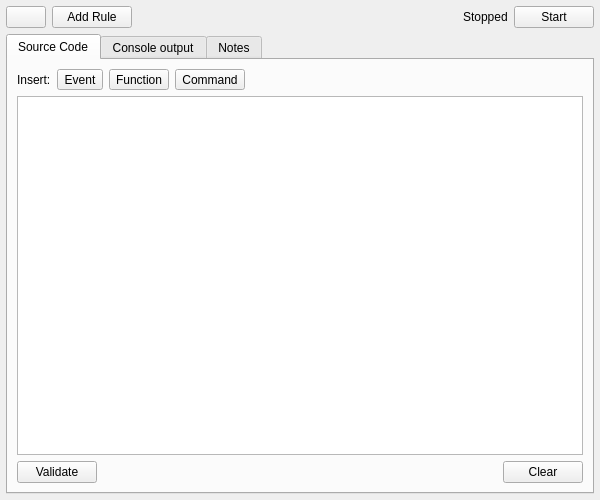
<?xml version="1.0" encoding="UTF-8"?>
<ui version="4.0">
 <class>ScriptWidget</class>
 <widget class="QWidget" name="ScriptWidget">
  <property name="geometry">
   <rect>
    <x>0</x>
    <y>0</y>
    <width>600</width>
    <height>500</height>
   </rect>
  </property>
  <property name="windowTitle">
   <string>Form</string>
  </property>
  <layout class="QGridLayout" name="gridLayout">
   <property name="leftMargin">
    <number>6</number>
   </property>
   <property name="topMargin">
    <number>6</number>
   </property>
   <property name="rightMargin">
    <number>6</number>
   </property>
   <property name="bottomMargin">
    <number>6</number>
   </property>
   <item row="0" column="0">
    <layout class="QHBoxLayout" name="horizontalLayout_2">
     <item>
      <widget class="QPushButton" name="scriptSave">
       <property name="text">
        <string/>
       </property>
       <property name="icon">
        <iconset resource="../QtResource.qrc">
         <normaloff>:/Resources/Save.png</normaloff>:/Resources/Save.png</iconset>
       </property>
      </widget>
     </item>
     <item>
      <widget class="QPushButton" name="ruleAddButton">
       <property name="sizePolicy">
        <sizepolicy hsizetype="Preferred" vsizetype="Fixed">
         <horstretch>0</horstretch>
         <verstretch>0</verstretch>
        </sizepolicy>
       </property>
       <property name="minimumSize">
        <size>
         <width>60</width>
         <height>0</height>
        </size>
       </property>
       <property name="accessibleName">
        <string>TR00027</string>
       </property>
       <property name="text">
        <string>Add Rule</string>
       </property>
      </widget>
     </item>
     <item>
      <spacer name="horizontalSpacer">
       <property name="orientation">
        <enum>Qt::Horizontal</enum>
       </property>
       <property name="sizeHint" stdset="0">
        <size>
         <width>0</width>
         <height>0</height>
        </size>
       </property>
      </spacer>
     </item>
     <item>
      <widget class="QLabel" name="stateLabel">
       <property name="text">
        <string>Stopped</string>
       </property>
      </widget>
     </item>
     <item>
      <widget class="QPushButton" name="buttonStartStop">
       <property name="text">
        <string>Start</string>
       </property>
       <property name="shortcut">
        <string>Ctrl+F5</string>
       </property>
      </widget>
     </item>
    </layout>
   </item>
   <item row="1" column="0">
    <widget class="QTabWidget" name="scriptTabWidget">
     <property name="tabPosition">
      <enum>QTabWidget::North</enum>
     </property>
     <property name="currentIndex">
      <number>0</number>
     </property>
     <widget class="QWidget" name="tab">
      <attribute name="title">
       <string>Source Code</string>
      </attribute>
      <layout class="QGridLayout" name="gridLayout_2">
       <item row="1" column="0" colspan="2">
        <widget class="QPlainTextEdit" name="sourceCode"/>
       </item>
       <item row="0" column="0" colspan="2">
        <layout class="QHBoxLayout" name="horizontalLayout">
         <item>
          <widget class="QLabel" name="label">
           <property name="sizePolicy">
            <sizepolicy hsizetype="Maximum" vsizetype="Preferred">
             <horstretch>0</horstretch>
             <verstretch>0</verstretch>
            </sizepolicy>
           </property>
           <property name="accessibleName">
            <string>SCRIPT_INSERT</string>
           </property>
           <property name="text">
            <string>Insert:</string>
           </property>
          </widget>
         </item>
         <item>
          <widget class="QToolButton" name="insertEvents">
           <property name="sizePolicy">
            <sizepolicy hsizetype="Preferred" vsizetype="Maximum">
             <horstretch>0</horstretch>
             <verstretch>0</verstretch>
            </sizepolicy>
           </property>
           <property name="mouseTracking">
            <bool>true</bool>
           </property>
           <property name="accessibleName">
            <string/>
           </property>
           <property name="text">
            <string>Event</string>
           </property>
           <property name="popupMode">
            <enum>QToolButton::InstantPopup</enum>
           </property>
          </widget>
         </item>
         <item>
          <widget class="QToolButton" name="insertFunction">
           <property name="sizePolicy">
            <sizepolicy hsizetype="Preferred" vsizetype="Maximum">
             <horstretch>0</horstretch>
             <verstretch>0</verstretch>
            </sizepolicy>
           </property>
           <property name="mouseTracking">
            <bool>true</bool>
           </property>
           <property name="accessibleName">
            <string/>
           </property>
           <property name="text">
            <string>Function</string>
           </property>
           <property name="popupMode">
            <enum>QToolButton::InstantPopup</enum>
           </property>
          </widget>
         </item>
         <item>
          <widget class="QToolButton" name="insertCommand">
           <property name="sizePolicy">
            <sizepolicy hsizetype="Preferred" vsizetype="Maximum">
             <horstretch>0</horstretch>
             <verstretch>0</verstretch>
            </sizepolicy>
           </property>
           <property name="mouseTracking">
            <bool>true</bool>
           </property>
           <property name="accessibleName">
            <string/>
           </property>
           <property name="text">
            <string>Command</string>
           </property>
           <property name="popupMode">
            <enum>QToolButton::InstantPopup</enum>
           </property>
          </widget>
         </item>
         <item>
          <spacer name="horizontalSpacer_4">
           <property name="orientation">
            <enum>Qt::Horizontal</enum>
           </property>
           <property name="sizeHint" stdset="0">
            <size>
             <width>356</width>
             <height>10</height>
            </size>
           </property>
          </spacer>
         </item>
        </layout>
       </item>
       <item row="2" column="0" colspan="2">
        <layout class="QHBoxLayout" name="horizontalLayout_4">
         <item>
          <widget class="QPushButton" name="validateButton">
           <property name="accessibleName">
            <string>SCRIPT_VALIDATE</string>
           </property>
           <property name="text">
            <string>Validate</string>
           </property>
           <property name="shortcut">
            <string>F6</string>
           </property>
          </widget>
         </item>
         <item>
          <widget class="QLabel" name="statusLabel">
           <property name="sizePolicy">
            <sizepolicy hsizetype="Expanding" vsizetype="Preferred">
             <horstretch>0</horstretch>
             <verstretch>0</verstretch>
            </sizepolicy>
           </property>
           <property name="text">
            <string/>
           </property>
           <property name="wordWrap">
            <bool>true</bool>
           </property>
          </widget>
         </item>
         <item>
          <widget class="QPushButton" name="buttonClear">
           <property name="accessibleName">
            <string>CLEAR</string>
           </property>
           <property name="text">
            <string>Clear</string>
           </property>
          </widget>
         </item>
        </layout>
       </item>
      </layout>
     </widget>
     <widget class="QWidget" name="tab_2">
      <attribute name="title">
       <string>Console output</string>
      </attribute>
      <layout class="QGridLayout" name="gridLayout_3">
       <item row="1" column="3">
        <widget class="QWidget" name="clearFon" native="true">
         <property name="sizePolicy">
          <sizepolicy hsizetype="Preferred" vsizetype="Maximum">
           <horstretch>0</horstretch>
           <verstretch>0</verstretch>
          </sizepolicy>
         </property>
         <property name="minimumSize">
          <size>
           <width>0</width>
           <height>0</height>
          </size>
         </property>
         <layout class="QHBoxLayout" name="horizontalLayout_5">
          <property name="leftMargin">
           <number>0</number>
          </property>
          <property name="topMargin">
           <number>0</number>
          </property>
          <property name="rightMargin">
           <number>0</number>
          </property>
          <property name="bottomMargin">
           <number>0</number>
          </property>
          <item>
           <widget class="QPushButton" name="buttonClearLog">
            <property name="accessibleName">
             <string>CLEAR</string>
            </property>
            <property name="text">
             <string>Clear</string>
            </property>
           </widget>
          </item>
         </layout>
        </widget>
       </item>
       <item row="1" column="2">
        <spacer name="horizontalSpacer_2">
         <property name="orientation">
          <enum>Qt::Horizontal</enum>
         </property>
         <property name="sizeHint" stdset="0">
          <size>
           <width>37</width>
           <height>17</height>
          </size>
         </property>
        </spacer>
       </item>
       <item row="1" column="1">
        <widget class="QSpinBox" name="limitRowsValue">
         <property name="alignment">
          <set>Qt::AlignCenter</set>
         </property>
         <property name="maximum">
          <number>100000</number>
         </property>
         <property name="value">
          <number>20</number>
         </property>
        </widget>
       </item>
       <item row="1" column="0">
        <widget class="QLabel" name="limitRowsLabel">
         <property name="accessibleName">
          <string>LIMIT_ROWS</string>
         </property>
         <property name="text">
          <string>Limit rows:</string>
         </property>
        </widget>
       </item>
       <item row="0" column="0" colspan="4">
        <widget class="QPlainTextEdit" name="consoleOutput">
         <property name="readOnly">
          <bool>true</bool>
         </property>
         <property name="maximumBlockCount">
          <number>10</number>
         </property>
        </widget>
       </item>
      </layout>
     </widget>
     <widget class="QWidget" name="tab_3">
      <attribute name="title">
       <string>Notes</string>
      </attribute>
      <layout class="QGridLayout" name="gridLayout_4">
       <item row="0" column="0">
        <widget class="QPlainTextEdit" name="notes"/>
       </item>
       <item row="1" column="0">
        <widget class="QWidget" name="saveFon" native="true">
         <property name="sizePolicy">
          <sizepolicy hsizetype="Preferred" vsizetype="Maximum">
           <horstretch>0</horstretch>
           <verstretch>0</verstretch>
          </sizepolicy>
         </property>
         <layout class="QHBoxLayout" name="horizontalLayout_3">
          <property name="leftMargin">
           <number>0</number>
          </property>
          <property name="topMargin">
           <number>0</number>
          </property>
          <property name="rightMargin">
           <number>0</number>
          </property>
          <property name="bottomMargin">
           <number>0</number>
          </property>
          <item>
           <spacer name="horizontalSpacer_3">
            <property name="orientation">
             <enum>Qt::Horizontal</enum>
            </property>
            <property name="sizeHint" stdset="0">
             <size>
              <width>0</width>
              <height>5</height>
             </size>
            </property>
           </spacer>
          </item>
          <item>
           <widget class="QPushButton" name="buttonSave">
            <property name="accessibleName">
             <string>SAVE</string>
            </property>
            <property name="text">
             <string>Save</string>
            </property>
           </widget>
          </item>
         </layout>
        </widget>
       </item>
      </layout>
     </widget>
    </widget>
   </item>
  </layout>
 </widget>
 <resources>
  <include location="../QtResource.qrc"/>
 </resources>
 <connections>
  <connection>
   <sender>notes</sender>
   <signal>textChanged()</signal>
   <receiver>ScriptWidget</receiver>
   <slot>noteChanged()</slot>
   <hints>
    <hint type="sourcelabel">
     <x>304</x>
     <y>138</y>
    </hint>
    <hint type="destinationlabel">
     <x>427</x>
     <y>142</y>
    </hint>
   </hints>
  </connection>
  <connection>
   <sender>buttonClearLog</sender>
   <signal>clicked()</signal>
   <receiver>consoleOutput</receiver>
   <slot>clear()</slot>
   <hints>
    <hint type="sourcelabel">
     <x>610</x>
     <y>633</y>
    </hint>
    <hint type="destinationlabel">
     <x>610</x>
     <y>515</y>
    </hint>
   </hints>
  </connection>
 </connections>
 <slots>
  <slot>noteChanged()</slot>
 </slots>
</ui>
